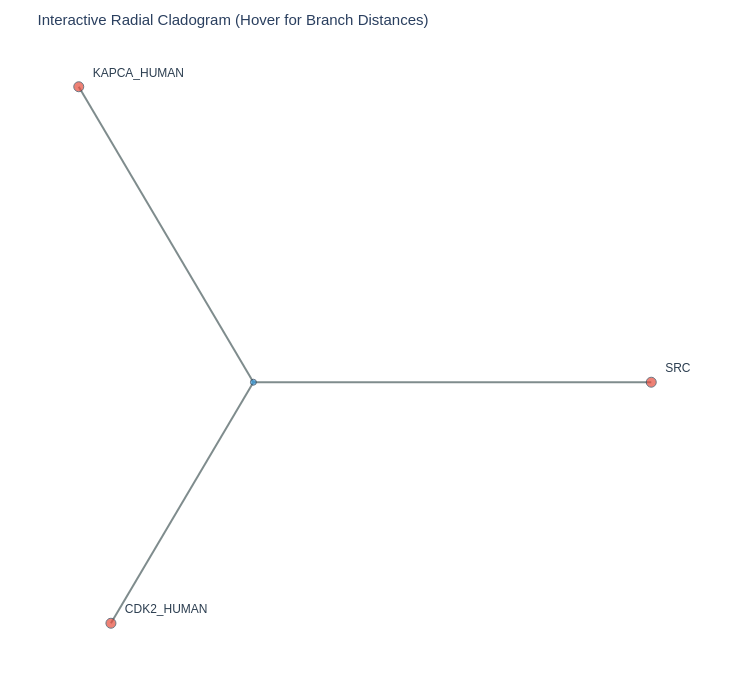
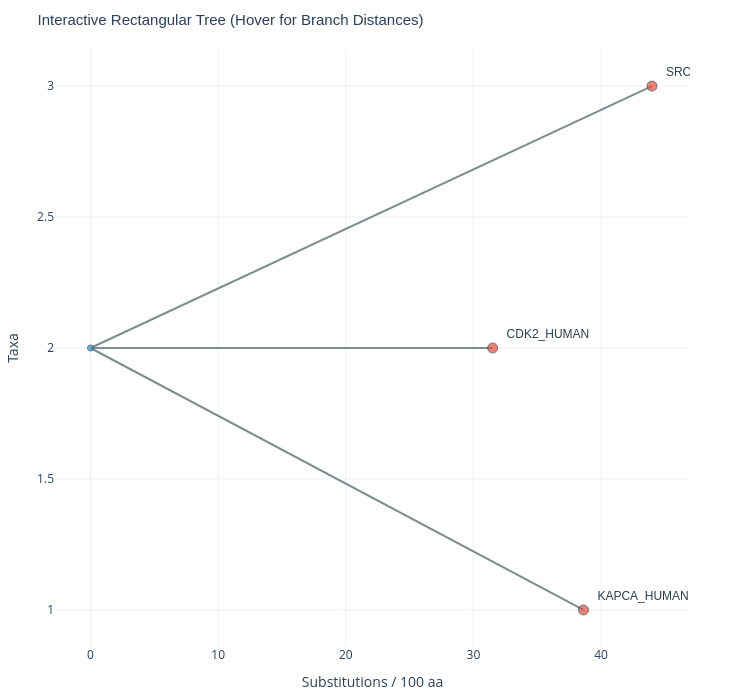

Notebook code for these charts, in order:
### Code cell
# 1. Compute tree from the existing distance matrix
nj_tree = build_phylogenetic_tree(df_distance, method="nj")

# 2. Render Interactive Circular / Radial Cladogram
fig_circular = render_interactive_tree(
    nj_tree, 
    layout="circular", 
    title="Interactive Radial Cladogram (Hover for Branch Distances)"
)
fig_circular.show()

# 3. Render Interactive Rectangular Tree (with axes and hover cards)
fig_rect = render_interactive_tree(
    nj_tree, 
    layout="rectangular", 
    title="Interactive Rectangular Tree (Hover for Branch Distances)"
)
fig_rect.show()

### Figure 1 — Plotly figure (JSON) as saved in the notebook; plotly's stock layout.template omitted (floating-point values rounded to 4 significant figures)
{"data": [{"hoverinfo": "none", "line": {"color": "#7f8c8d", "width": 2}, "mode": "lines", "showlegend": false, "type": "scatter", "x": [0, -19.31, null, 0, -15.75, null, 0, 44.0, null], "y": [0, 33.45, null, 0, -27.29, null, 0, -1.078e-14, null]}, {"hoverinfo": "text", "hovertext": ["<b>Internal Node</b><br>Branch Length: 0.00<br>Distance to Root: 0.00<br>Type: Ancestral Split", "<b>KAPCA_HUMAN</b><br>Branch Length: 38.63<br>Distance to Root: 38.63<br>Type: Terminal Leaf", "<b>CDK2_HUMAN</b><br>Branch Length: 31.51<br>Distance to Root: 31.51<br>Type: Terminal Leaf", "<b>SRC_HUMAN</b><br>Branch Length: 44.00<br>Distance to Root: 44.00<br>Type: Terminal Leaf"], "marker": {"color": ["#3498db", "#e74c3c", "#e74c3c", "#e74c3c"], "line": {"color": "#2c3e50", "width": 1}, "size": [6, 10, 10, 10]}, "mode": "markers+text", "showlegend": false, "text": ["", "  KAPCA_HUMAN", "  CDK2_HUMAN", "  SRC_HUMAN"], "textfont": {"color": "#2c3e50", "family": "Arial", "size": 12}, "textposition": "top right", "type": "scatter", "x": [0, -19.31, -15.75, 44.0], "y": [0, 33.45, -27.29, -1.078e-14]}], "layout": {"height": 700, "margin": {"b": 40, "l": 40, "r": 60, "t": 50}, "title": {"font": {"family": "Arial", "size": 15}, "text": "Interactive Radial Cladogram (Hover for Branch Distances)"}, "width": 750, "xaxis": {"showgrid": false, "showticklabels": false, "title": {"text": ""}, "zeroline": false}, "yaxis": {"showgrid": false, "showticklabels": false, "title": {"text": ""}, "zeroline": false}}}

### Figure 2 — Plotly figure (JSON) as saved in the notebook; plotly's stock layout.template omitted (floating-point values rounded to 4 significant figures)
{"data": [{"hoverinfo": "none", "line": {"color": "#7f8c8d", "width": 2}, "mode": "lines", "showlegend": false, "type": "scatter", "x": [0, 38.63, null, 0, 31.51, null, 0, 44.0, null], "y": [2, 1, null, 2, 2, null, 2, 3, null]}, {"hoverinfo": "text", "hovertext": ["<b>Internal Node</b><br>Branch Length: 0.00<br>Distance to Root: 0.00<br>Type: Ancestral Split", "<b>KAPCA_HUMAN</b><br>Branch Length: 38.63<br>Distance to Root: 38.63<br>Type: Terminal Leaf", "<b>CDK2_HUMAN</b><br>Branch Length: 31.51<br>Distance to Root: 31.51<br>Type: Terminal Leaf", "<b>SRC_HUMAN</b><br>Branch Length: 44.00<br>Distance to Root: 44.00<br>Type: Terminal Leaf"], "marker": {"color": ["#3498db", "#e74c3c", "#e74c3c", "#e74c3c"], "line": {"color": "#2c3e50", "width": 1}, "size": [6, 10, 10, 10]}, "mode": "markers+text", "showlegend": false, "text": ["", "  KAPCA_HUMAN", "  CDK2_HUMAN", "  SRC_HUMAN"], "textfont": {"color": "#2c3e50", "family": "Arial", "size": 12}, "textposition": "top right", "type": "scatter", "x": [0, 38.63, 31.51, 44.0], "y": [2, 1, 2, 3]}], "layout": {"height": 700, "margin": {"b": 40, "l": 40, "r": 60, "t": 50}, "title": {"font": {"family": "Arial", "size": 15}, "text": "Interactive Rectangular Tree (Hover for Branch Distances)"}, "width": 750, "xaxis": {"showgrid": true, "showticklabels": true, "title": {"text": "Substitutions / 100 aa"}, "zeroline": false}, "yaxis": {"showgrid": true, "showticklabels": true, "title": {"text": "Taxa"}, "zeroline": false}}}
